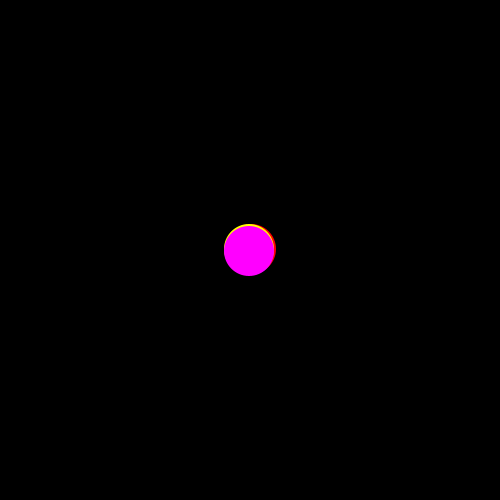
Frame 1 (no input)
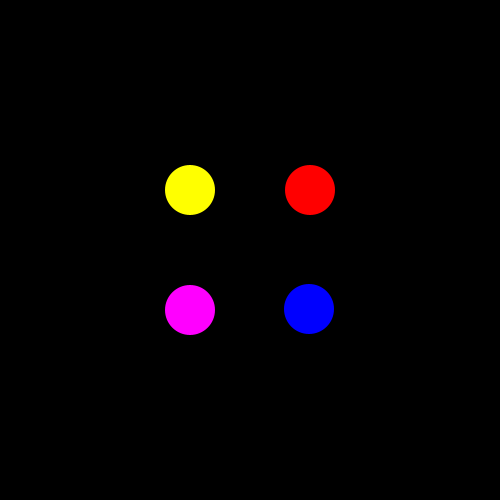
Frame 60 (the mouse pressed at the canvas centre just before this capture)
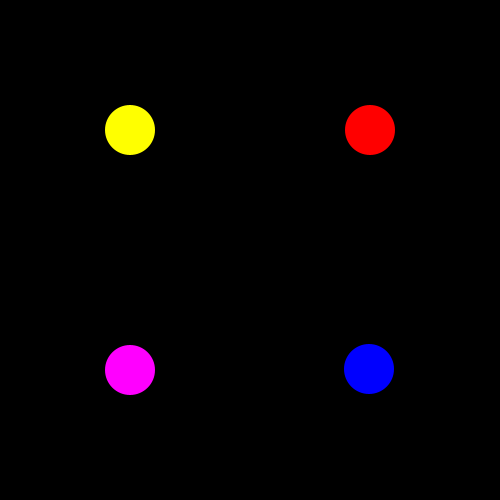
Frame 120 (the mouse held since frame 60 and released just before this capture)

The Processing sketch that drew these frames (run headless with seeded random() and noise(); from frame 60 on, the mouse is pressed at the canvas centre):

// Processing sketch: fourcorners
// ── fourcorners.pde
void setup()
{
  size(500, 500);
  
  x1 = width / 2;
  x2 = height / 2;
  
}

float x1, x2;

void draw()
{
  background(0);
  noStroke();
  fill(0, 0, 255);
  circle(x1, x1, 50);
  x1 ++;
  x2 --;
  
  fill(255, 0, 0);
  circle(x1, x2, 50);
  
  fill(255, 255, 0);
  circle(x2, x2, 50);
  
  
  fill(255, 0, 255);
  circle(x2, x1, 50);
  
}
